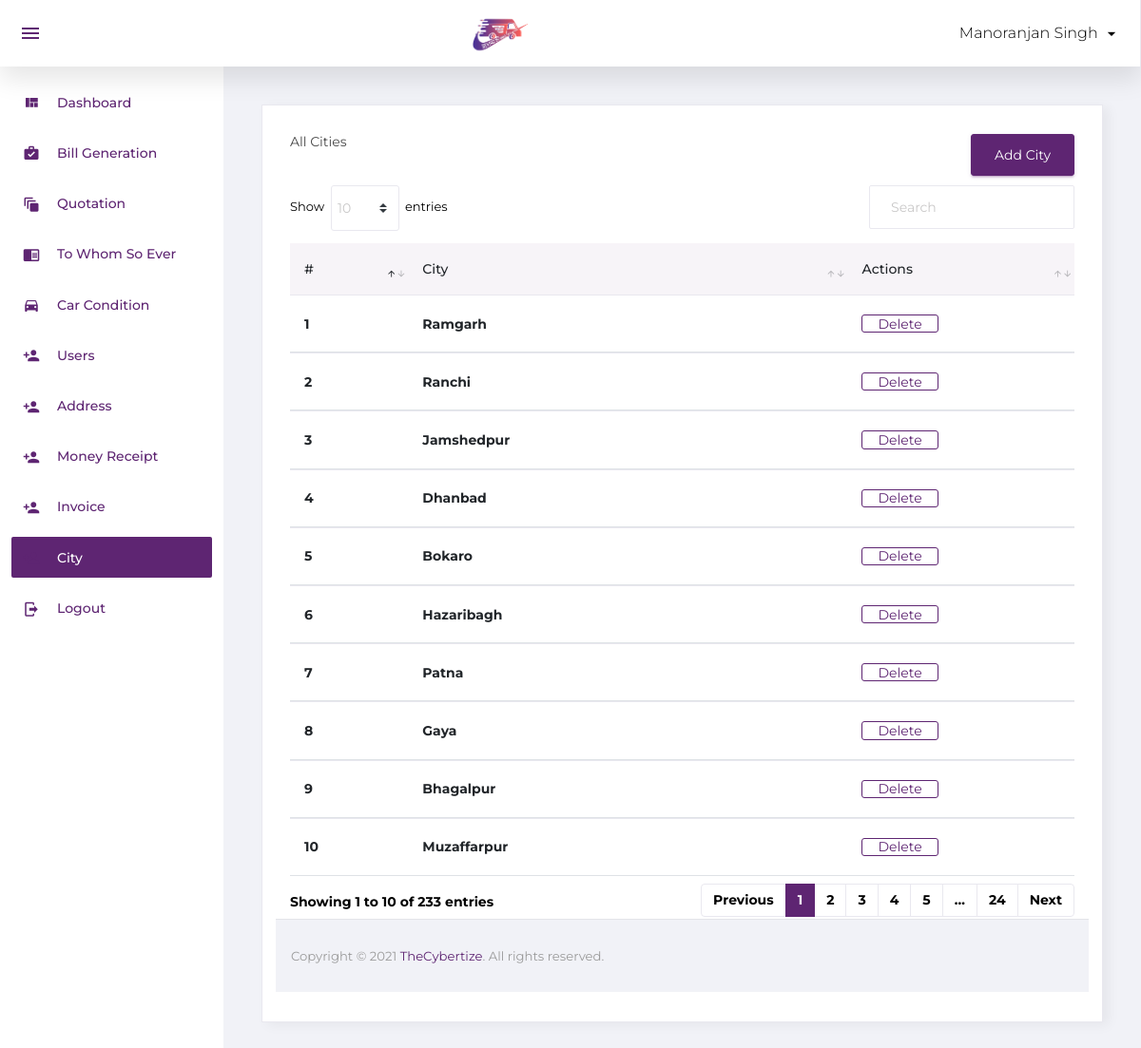
The app's page /city.php (signed in) with its own data.
### tables this page shows
CREATE TABLE `cities` (
  `id` int(11) NOT NULL,
  `city` varchar(30) NOT NULL,
  `state` varchar(20) NOT NULL
);

### city.php (the view)
<?php
include 'config.php';
include 'include/header.php'; ?>
         <div class="content-wrapper">
          <div class="card">
            <div class="card-body">
              <div class="row">
                <div class="col-sm-6"><h4 class="card-title">All Cities</h4></div>
                <div class="col-sm-6">
                        <a href="add_city.php"><button type="button" class="btn btn-primary adUserbtn">Add City</button></a>
                </div>
              </div>
              <div class="row">
                <div class="col-12">
                  <div class="table-responsive">
                    <table id="order-listing" class="table">
                      <thead>
                        <tr>
                            <th>#</th>
                            <th>City</th>
                            <th>Actions</th>
                        </tr>
                      </thead>
                      <tbody>
                         <?php
                        $sql = "select * from cities";
                        $query = mysqli_query($con, $sql);
                        $count = mysqli_num_rows($query);
                        if ($count > 0 ) {
                          $n=1;
                          while($row = mysqli_fetch_assoc($query)){ ?>
                              <tr>
                                <td><?php echo $n; ?></td>
                                <td><?php echo $row['city']; ?></td>
                                <td>
                                  <a href="api/delete_city.php?id=<?php echo $row['id']; ?>">
                                    <button class="btn btn-outline-primary">Delete</button>
                                  </a>
                                </td>
                              </tr>
                          <?php $n++; }
                          }
                        ?>
                      </tbody>
                    </table>
                  </div>
                                </div>
<?php include 'include/footer.php'; ?>

### assets/style.css (style rules this page uses)
* { margin:0; padding:0; font-family: 'Montserrat', sans-serif; }
body { font-weight: 700; }
tr { line-height: 10px; min-height: 10px; height: 10px; }
.adUserbtn { float: right; margin-bottom: 10px; }

### records on screen
cities: city "Ramgarh"
cities: city "Ranchi"
cities: city "Jamshedpur"
cities: city "Dhanbad"
cities: city "Bokaro"
cities: city "Hazaribagh"
cities: city "Patna"
cities: city "Gaya"
cities: city "Bhagalpur"
cities: city "Muzaffarpur"

### other values on screen
$_SESSION['username'] "Manoranjan Singh"
